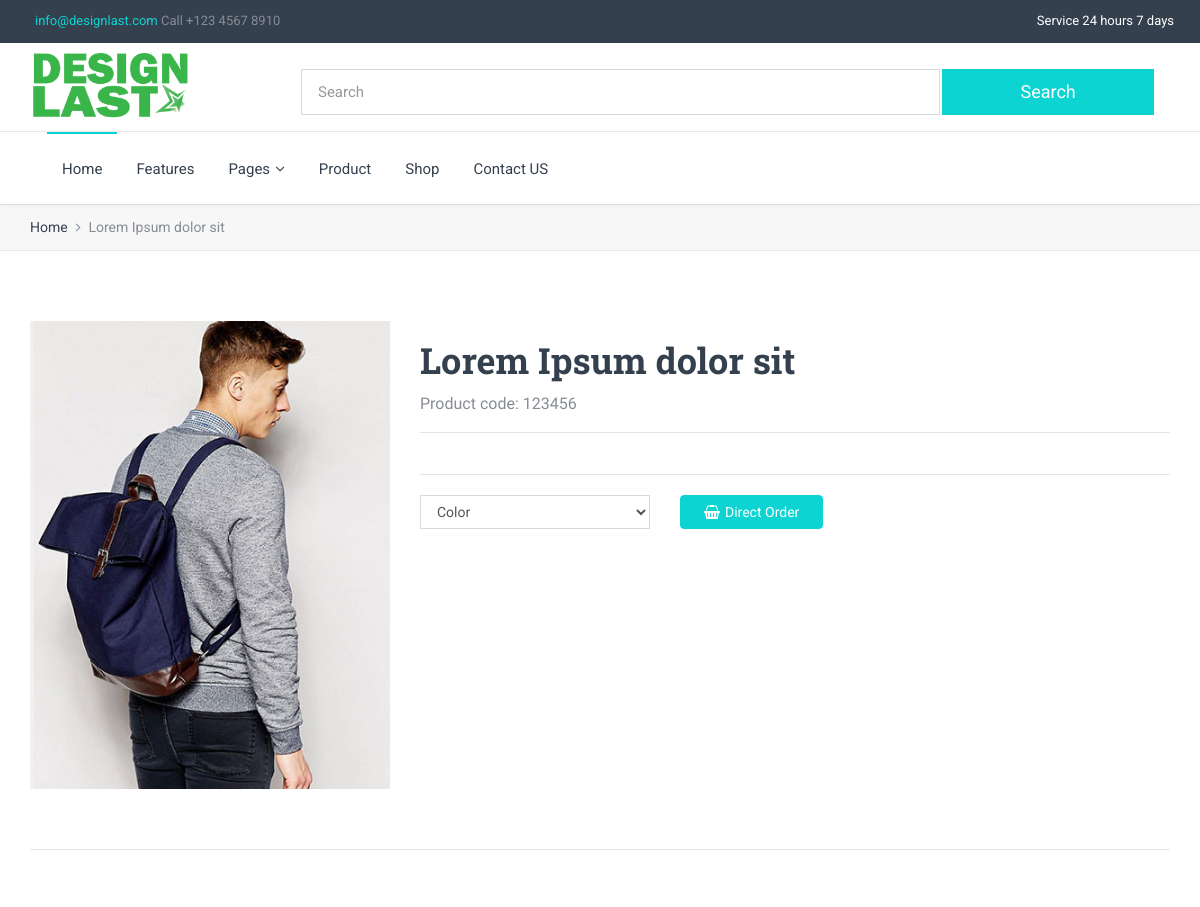
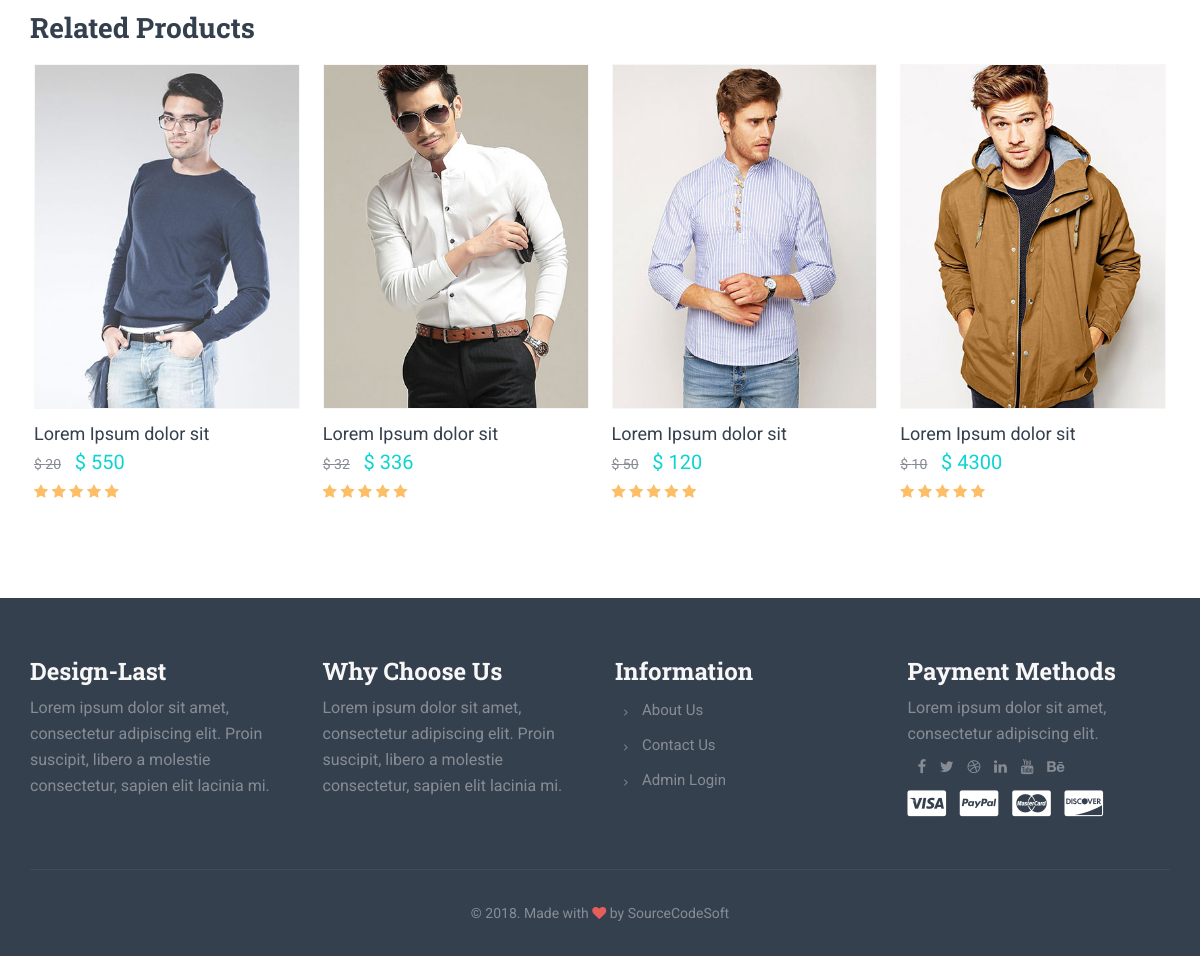
/product/1/, run on the app's committed database (2 pictures, top to bottom).
### shopapp/models.py (models this page shows, shortened)
class Product(models.Model):
    name = models.CharField(max_length = 100)
    product_code = models.IntegerField(blank = True, null = True)
    price = models.IntegerField()
    discount_price = models.IntegerField(blank = True, null = True)
    discount_off_price = models.IntegerField(blank = True, null = True)
    category = models.ForeignKey(Category, on_delete = models.CASCADE)
    color = models.ForeignKey(Color, on_delete = models.CASCADE)
    brand_name = models.ForeignKey(Brand, on_delete = models.CASCADE)
    image = models.ImageField(upload_to = 'product')
    order_now_link = models.URLField(max_length=200, blank=False)
    description = models.TextField()
    publish_on = models.DateTimeField(auto_now = False, auto_now_add = True)
    update_on = models.DateTimeField(auto_now = False, auto_now_add = True)

### shopapp/views.py (the view)
# urls.py: path('product/<int:id>/', Single_page_views.as_view(), name = 'Single_page_views'),
class Single_page_views(View):
    def get(self, request, id):
        single_page = get_object_or_404(Product, id = id)
        related_porduct = Product.objects.filter(category = single_page.category).exclude(id = id)[:4]
        context = {
            'single_product' : single_page,
            'related_porduct' : related_porduct
        }
        return render(request, 'design/shop-single-product-v1.html', context)

### templates/design/shop-single-product-v1.html (shortened to what this page needs)
{% extends 'app/base.html' %}
{% load static %}
{% block content %}
        <div class="breadcrumbs">
            <div class="container">
                <div class="row">
                    <div class="col-sm-12">
                        <ul>
                            <li><a href="{% url 'homepage' %}">Home</a></li>
                            <li class="active">{{single_product.name}}</li>
                        </ul>
                    </div>
                </div>
            </div>
        </div>
        <section class="section white-backgorund">
            <div class="container">
                <div class="row">
                    <div class="col-sm-4">
                        <div class="sinlge_img">
                          <img src="/media/{{single_product.image}}" alt="">
                        </div>
                    </div>
                    <div class="col-sm-8">
                        <div class="row">
                            <div class="col-sm-12">
                                <h2 class="title">{{single_product.name}}</h2>
                                    <p class="text-gray alt-font">Product code: {{single_product.product_code}}</p>
                            </div>
                        </div>
                        <hr class="spacer-5"><hr class="spacer-10 no-border">
                        <div class="row">
                            <div class="col-sm-12">
                                <hr class="spacer-15">
                                <div class="row">
                                    <div class="col-md-4 col-sm-6 col-xs-12">
                                        <select class="form-control" name="select">
                                            <option value="" selected>Color</option>
                                        </select>
                                    </div>
                                    <div class="col-md-6">
                                        <a href="#" type="button" class="btn btn-default btn-md round"><i class="fa fa-shopping-basket mr-5"></i>Direct Order</a>
                                    </div>
                                </div>
                            </div>
                        </div>
                    </div>
                </div>
                <hr class="spacer-60">
                <div class="row">
                    <div class="col-sm-12">
                        <h4 class="mb-20">Related Products</h4>
                    </div>
                </div>
                <div class="row">
                    <div class="col-sm-12">
                        <div id="owl-demo" class="owl-carousel column-4 owl-theme">
                          {% if related_porduct %}
                          {% for item in related_porduct %}
                            <div class="item">
                                <div class="thumbnail store style1">
                                    <div class="header">
                                        <figure>
                                            <a href="{% url 'Single_page_views' item.id %}">
                                                <img src="/media/{{item.image}}" alt="">
                                            </a>
                                        </figure>
                                    </div>
                                    <div class="caption">
                                        <h6 class="regular"><a href="{% url 'Single_page_views' item.id %}">{{item.name}}</a></h6>
                                        <div class="price">
                                            <small class="amount off">$ {{item.discount_off_price}}</small>
                                            <span class="amount text-primary">$ {{item.price}}</span>
                                        </div>
                                        <span class="product-badge bottom left text-warning">
                                            <i class="fa fa-star"></i>
                                            <i class="fa fa-star"></i>
                                            <i class="fa fa-star"></i>
                                            <i class="fa fa-star"></i>
                                            <i class="fa fa-star"></i>
                                        </span>
                                    </div>
                                </div>
                            </div>
                            {% endfor %}
                            {% endif %}
                        </div>
                    </div>
                </div>
            </div>
        </section>
        {% endblock %}

### data on the page
Product: name "Lorem Ipsum dolor sit", image (picture), product_code "123456"
Product: image (picture), name "Lorem Ipsum dolor sit", discount_off_price "20", price "550"
Product: image (picture), name "Lorem Ipsum dolor sit", discount_off_price "32", price "336"
Product: image (picture), name "Lorem Ipsum dolor sit", discount_off_price "50", price "120"
Product: image (picture), name "Lorem Ipsum dolor sit", discount_off_price "10", price "4300"
